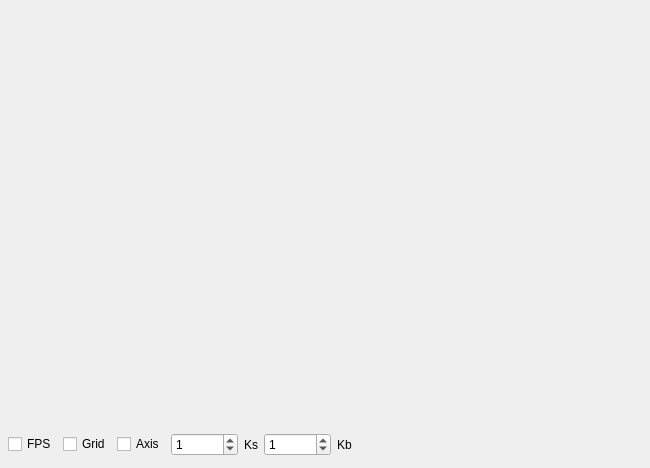
<?xml version="1.0" encoding="UTF-8"?>
<ui version="4.0">
 <class>Dialog</class>
 <widget class="QDialog" name="Dialog">
  <property name="geometry">
   <rect>
    <x>0</x>
    <y>0</y>
    <width>650</width>
    <height>468</height>
   </rect>
  </property>
  <property name="windowTitle">
   <string>Deform</string>
  </property>
  <layout class="QVBoxLayout">
   <property name="leftMargin">
    <number>8</number>
   </property>
   <property name="topMargin">
    <number>8</number>
   </property>
   <property name="rightMargin">
    <number>8</number>
   </property>
   <property name="bottomMargin">
    <number>8</number>
   </property>
   <item>
    <widget class="DeformViewer" name="viewer" native="true">
     <property name="sizePolicy">
      <sizepolicy hsizetype="Preferred" vsizetype="Preferred">
       <horstretch>0</horstretch>
       <verstretch>1</verstretch>
      </sizepolicy>
     </property>
    </widget>
   </item>
   <item>
    <layout class="QHBoxLayout">
     <item>
      <widget class="QCheckBox" name="FPSCheckBox">
       <property name="text">
        <string>FPS</string>
       </property>
      </widget>
     </item>
     <item>
      <widget class="QCheckBox" name="GridCheckBox">
       <property name="text">
        <string>Grid</string>
       </property>
      </widget>
     </item>
     <item>
      <widget class="QCheckBox" name="AxisCheckBox">
       <property name="text">
        <string>Axis</string>
       </property>
      </widget>
     </item>
     <item>
      <widget class="QDoubleSpinBox" name="ksBox">
       <property name="decimals">
        <number>0</number>
       </property>
       <property name="minimum">
        <double>0.000000000000000</double>
       </property>
       <property name="maximum">
        <double>1000000.000000000000000</double>
       </property>
       <property name="value">
        <double>1.000000000000000</double>
       </property>
      </widget>
     </item>
     <item>
      <widget class="QLabel" name="label">
       <property name="text">
        <string>Ks</string>
       </property>
      </widget>
     </item>
     <item>
      <widget class="QDoubleSpinBox" name="kbBox">
       <property name="decimals">
        <number>0</number>
       </property>
       <property name="minimum">
        <double>0.000000000000000</double>
       </property>
       <property name="maximum">
        <double>1000000.000000000000000</double>
       </property>
       <property name="value">
        <double>1.000000000000000</double>
       </property>
      </widget>
     </item>
     <item>
      <widget class="QLabel" name="label_2">
       <property name="text">
        <string>Kb</string>
       </property>
      </widget>
     </item>
     <item>
      <spacer>
       <property name="orientation">
        <enum>Qt::Horizontal</enum>
       </property>
       <property name="sizeHint" stdset="0">
        <size>
         <width>141</width>
         <height>31</height>
        </size>
       </property>
      </spacer>
     </item>
    </layout>
   </item>
  </layout>
 </widget>
 <customwidgets>
  <customwidget>
   <class>DeformViewer</class>
   <extends>QWidget</extends>
   <header>deform.h</header>
   <container>1</container>
   <slots>
    <slot>KsValueChanged(double)</slot>
    <slot>KbValueChanged(double)</slot>
   </slots>
  </customwidget>
 </customwidgets>
 <resources/>
 <connections>
  <connection>
   <sender>viewer</sender>
   <signal>FPSIsDisplayedChanged(bool)</signal>
   <receiver>FPSCheckBox</receiver>
   <slot>setChecked(bool)</slot>
   <hints>
    <hint type="sourcelabel">
     <x>26</x>
     <y>406</y>
    </hint>
    <hint type="destinationlabel">
     <x>29</x>
     <y>446</y>
    </hint>
   </hints>
  </connection>
  <connection>
   <sender>viewer</sender>
   <signal>axisIsDrawnChanged(bool)</signal>
   <receiver>AxisCheckBox</receiver>
   <slot>setChecked(bool)</slot>
   <hints>
    <hint type="sourcelabel">
     <x>126</x>
     <y>346</y>
    </hint>
    <hint type="destinationlabel">
     <x>160</x>
     <y>446</y>
    </hint>
   </hints>
  </connection>
  <connection>
   <sender>AxisCheckBox</sender>
   <signal>clicked(bool)</signal>
   <receiver>viewer</receiver>
   <slot>setAxisIsDrawn(bool)</slot>
   <hints>
    <hint type="sourcelabel">
     <x>150</x>
     <y>441</y>
    </hint>
    <hint type="destinationlabel">
     <x>150</x>
     <y>239</y>
    </hint>
   </hints>
  </connection>
  <connection>
   <sender>FPSCheckBox</sender>
   <signal>clicked(bool)</signal>
   <receiver>viewer</receiver>
   <slot>setFPSIsDisplayed(bool)</slot>
   <hints>
    <hint type="sourcelabel">
     <x>49</x>
     <y>446</y>
    </hint>
    <hint type="destinationlabel">
     <x>41</x>
     <y>263</y>
    </hint>
   </hints>
  </connection>
  <connection>
   <sender>GridCheckBox</sender>
   <signal>clicked(bool)</signal>
   <receiver>viewer</receiver>
   <slot>setGridIsDrawn(bool)</slot>
   <hints>
    <hint type="sourcelabel">
     <x>108</x>
     <y>446</y>
    </hint>
    <hint type="destinationlabel">
     <x>94</x>
     <y>234</y>
    </hint>
   </hints>
  </connection>
  <connection>
   <sender>viewer</sender>
   <signal>gridIsDrawnChanged(bool)</signal>
   <receiver>GridCheckBox</receiver>
   <slot>setChecked(bool)</slot>
   <hints>
    <hint type="sourcelabel">
     <x>80</x>
     <y>406</y>
    </hint>
    <hint type="destinationlabel">
     <x>73</x>
     <y>444</y>
    </hint>
   </hints>
  </connection>
  <connection>
   <sender>ksBox</sender>
   <signal>valueChanged(double)</signal>
   <receiver>viewer</receiver>
   <slot>KsValueChanged(double)</slot>
   <hints>
    <hint type="sourcelabel">
     <x>202</x>
     <y>439</y>
    </hint>
    <hint type="destinationlabel">
     <x>217</x>
     <y>398</y>
    </hint>
   </hints>
  </connection>
  <connection>
   <sender>kbBox</sender>
   <signal>valueChanged(double)</signal>
   <receiver>viewer</receiver>
   <slot>KbValueChanged(double)</slot>
   <hints>
    <hint type="sourcelabel">
     <x>295</x>
     <y>437</y>
    </hint>
    <hint type="destinationlabel">
     <x>297</x>
     <y>396</y>
    </hint>
   </hints>
  </connection>
 </connections>
</ui>
